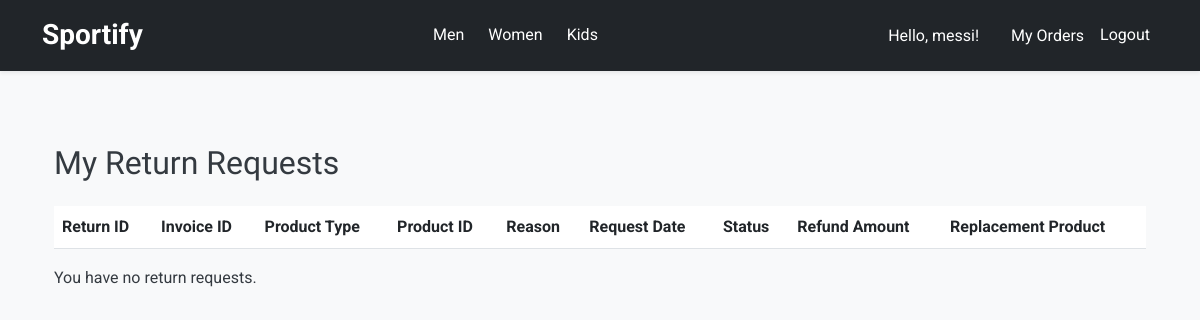
Before: /my_returns (signed in) with the older database file.
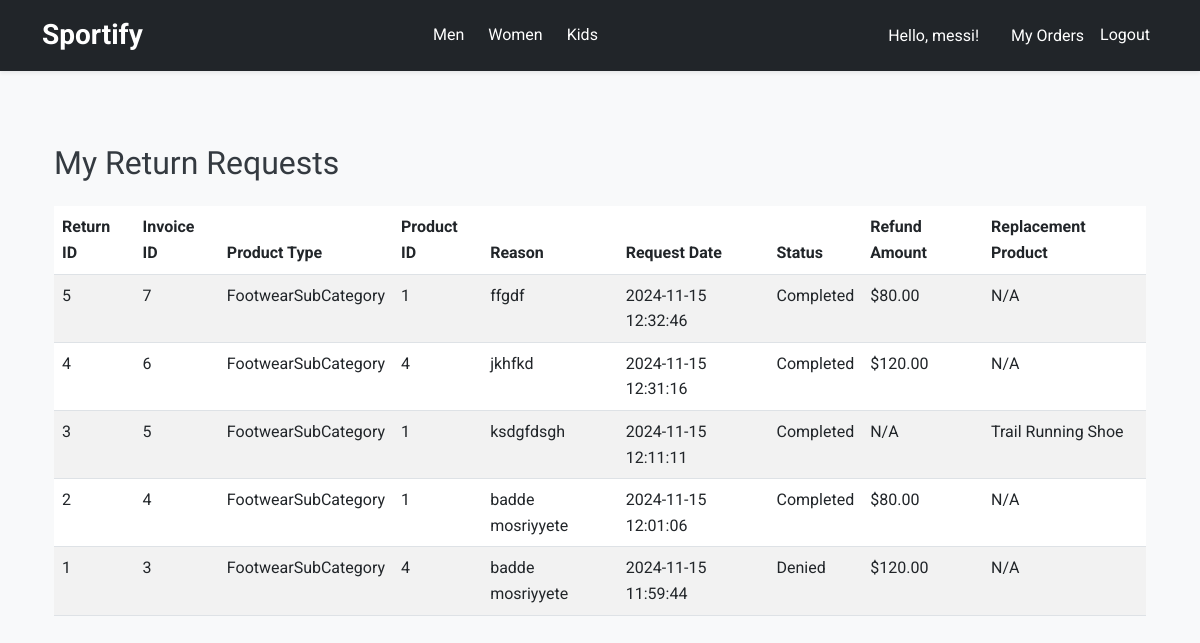
After: the same page with the newer database file.
### models.py (models this page shows, shortened)
class User(db.Model,UserMixin):
    __tablename__ = 'users'
    uid = db.Column(db.Integer, primary_key=True)
    username = db.Column(db.String, nullable=False)
    password = db.Column(db.String, nullable=False)
    role = db.Column(db.String)
    description = db.Column(db.String)

class ReturnRequest(db.Model):
    __tablename__ = 'return_requests'
    id = db.Column(db.Integer, primary_key=True)
    invoice_id = db.Column(db.Integer, db.ForeignKey('invoices.invoice_id'), nullable=False)
    user_id = db.Column(db.Integer, db.ForeignKey('users.uid'), nullable=False)
    product_id = db.Column(db.Integer, nullable=False)
    product_type = db.Column(db.String, nullable=False)
    reason = db.Column(db.String, nullable=False)
    request_date = db.Column(db.DateTime, nullable=False, default=datetime.utcnow)
    status = db.Column(db.String, nullable=False, default='Pending')  # Possible statuses: Pending, Approved, Denied, Completed
    refund_amount = db.Column(db.Float, nullable=True)
    replacement_product_id = db.Column(db.Integer, nullable=True)
    quantity = db.Column(db.Integer, nullable=False, default=1)  # **New Field**
    user = db.relationship('User', backref='return_requests')
    invoice = db.relationship('Invoice', backref='return_requests')
    def get_product(self):
        model_mapping = {
            'FootwearSubCategory': FootwearSubCategory,
            'ActivewearSubCategory': ActivewearSubCategory,
            'BottomsSubCategory': BottomsSubCategory,
            'OuterwearSubCategory': OuterwearSubCategory,
            'RecoverySubCategory': RecoverySubCategory,
            'AccessoriesSubCategory': AccessoriesSubCategory,
            'SwimwearSubCategory': SwimwearSubCategory,
            'CompressionSubCategory': CompressionSubCategory,
            'SpecialtySportswearSubCategory': SpecialtySportswearSubCategory,
            'ProtectiveGearSubCategory': ProtectiveGearSubCategory
        }
        model = model_mapping.get(self.product_type)
        if model:
            return model.query.get(self.product_id)
        return None

class FootwearSubCategory(db.Model):
    __tablename__ = 'footwear_subcategories'
    id = db.Column(db.Integer, primary_key=True)
    footwear_id = db.Column(db.Integer, db.ForeignKey('footwear.id'), nullable=False)
    type = db.Column(db.String, nullable=False)
    price = db.Column(db.Float, nullable=False)
    size = db.Column(db.String, nullable=False)
    quantity = db.Column(db.Integer, nullable=False, default=0)
    for_gender = db.Column(db.String, nullable=False)
    image = db.Column(db.String, nullable=True)

### routes.py (the view)
    @app.route("/my_returns", methods=["GET"])
    @login_required
    def my_returns():
        return_requests = ReturnRequest.query.filter_by(user_id=current_user.uid).order_by(ReturnRequest.request_date.desc()).all()
        return render_template("my_returns.html", return_requests=return_requests)

### app.py (called while the page is built)
def create_app():
    app = Flask(__name__, template_folder='templates')
    app.config['SQLALCHEMY_DATABASE_URI'] = 'sqlite:///C:/Users/jad/Desktop/503m-project/front-end-503m/dbapplication/testdb.db'
    app.secret_key = 'Some Key'
    app.config['SECRET_KEY'] = 'tQa$L5Cu6^*yu"V'
    app.secret_key = app.config['SECRET_KEY']
    db.init_app(app)
    CORS(app, supports_credentials=True)
    login_manager = LoginManager()
    login_manager.init_app(app)
    secret_key = app.secret_key
    bcrypt = Bcrypt(app)
    from models import User
    @login_manager.user_loader
    def load_user(uid):
        return User.query.get(uid)
    bcrypt = Bcrypt(app)
    from routes import register_routes
    register_routes(app, db, bcrypt)
    migrate = Migrate(app, db)
    return app

### templates/my_returns.html (shortened to what this page needs)
{% extends "base.html" %} {% block title %}My Returns - Sportify{% endblock %}
{% block content %}
<section class="my-returns py-5">
  <div class="container">
    <h2 class="mb-4">My Return Requests</h2>
    <table class="table table-striped">
      <thead>
        <tr>
          <th>Return ID</th>
          <th>Invoice ID</th>
          <th>Product Type</th>
          <th>Product ID</th>
          <th>Reason</th>
          <th>Request Date</th>
          <th>Status</th>
          <th>Refund Amount</th>
          <th>Replacement Product</th>
        </tr>
      </thead>
      <tbody>
        {% for return_req in return_requests %}
        <tr>
          <td>{{ return_req.id }}</td>
          <td>{{ return_req.invoice_id }}</td>
          <td>{{ return_req.product_type }}</td>
          <td>{{ return_req.product_id }}</td>
          <td>{{ return_req.reason }}</td>
          <td>{{ return_req.request_date.strftime('%Y-%m-%d %H:%M:%S') }}</td>
          <td>{{ return_req.status }}</td>
          <td>
            {% if return_req.refund_amount %} ${{
            "{:.2f}".format(return_req.refund_amount) }} {% else %} N/A {% endif
            %}
          </td>
          <td>
            {% if return_req.replacement_product_id %} {% set
            replacement_product = return_req.get_product() %} {% if
            replacement_product %} {{ replacement_product.type }} {% else %} N/A
            {% endif %} {% else %} N/A {% endif %}
          </td>
        </tr>
        {% endfor %}
      </tbody>
    </table>
    {% if not return_requests %}
    <p>You have no return requests.</p>
    {% endif %}
  </div>
</section>
{% endblock %}

### templates/base.html (shortened to what this page needs)
<!DOCTYPE html>
<html lang="en">
  <head>
    <link
      href="https://cdn.jsdelivr.net/npm/bootstrap@5.3.0/dist/css/bootstrap.min.css"
      rel="stylesheet"
    />
    <link
      rel="stylesheet"
      href="https://cdnjs.cloudflare.com/ajax/libs/font-awesome/6.4.0/css/all.min.css"
    />
    <link
      rel="stylesheet"
      href="{{ url_for('static', filename='css/styles.css') }}"
    />
  </head>
  <body>
    <nav
      class="navbar navbar-expand-lg navbar-dark bg-dark fixed-top shadow-sm"
    >
      <div class="container">
        <a class="navbar-brand fw-bold" href="{{ url_for('index') }}"
          >Sportify</a
        >
        <div class="collapse navbar-collapse" id="navbarNav">
          <ul class="navbar-nav mx-auto mb-2 mb-lg-0">
            <li class="nav-item">
              <a
                class="nav-link btn btn-outline-light btn-sm me-2"
                href="{{ url_for('men') }}"
                >Men</a
              >
            </li>
            <li class="nav-item">
              <a
                class="nav-link btn btn-outline-light btn-sm me-2"
                href="{{ url_for('women') }}"
                >Women</a
              >
            </li>
            <li class="nav-item">
              <a
                class="nav-link btn btn-outline-light btn-sm me-2"
                href="{{ url_for('kids') }}"
                >Kids</a
              >
            </li>
          </ul>
          <ul class="navbar-nav align-items-center">
            {% if current_user.is_authenticated %}
            <li class="nav-item me-3">
              <a class="nav-link" href="#"
                >Hello, {{ current_user.username }}!</a
              >
            </li>
            <li class="nav-item">
              <a class="nav-link" href="{{ url_for('view_orders') }}"
                >My Orders</a
              >
            </li>
            <li class="nav-item">
              <a
                class="nav-link btn btn-outline-light btn-sm"
                href="{{ url_for('logout') }}"
                >Logout</a
              >
            </li>
            {% endif %}
          </ul>
        </div>
      </div>
    </nav>
    <div class="container mt-5 pt-5">
      {% block content %}{% endblock %}
    </div>
  </body>
</html>

### static/css/styles.css (style rules this page uses)
body { font-family: 'Roboto', sans-serif; background-color: #f8f9fa; color: #343a40; line-height: 1.6; }
h1, h2, h3, h4, h5, h6 { font-family: 'Oswald', sans-serif; color: #343a40; }
.navbar { font-size: 1rem; }
.navbar-brand { font-size: 1.75rem; font-weight: 700; }
.nav-link { font-size: 1rem; color: #ffffff !important; }
.nav-link.btn { border-radius: 20px; padding: 0.5rem 1rem; }
.shadow-sm { box-shadow: 0 .125rem .25rem rgba(0,0,0,.075)!important; }

Changed rows visible on the page:
added ReturnRequest: id "5", invoice_id "7", product_type "FootwearSubCategory", product_id "1", reason "ffgdf", request_date "2024-11-15 12:32:46", status "Completed", refund_amount "80.00", shows "N/A"
added ReturnRequest: id "4", invoice_id "6", product_type "FootwearSubCategory", product_id "4", reason "jkhfkd", request_date "2024-11-15 12:31:16", status "Completed", refund_amount "120.00", shows "N/A"
added ReturnRequest: id "3", invoice_id "5", product_type "FootwearSubCategory", product_id "1", reason "ksdgfdsgh", request_date "2024-11-15 12:11:11", status "Completed", shows "N/A"
now on this page (row edited): FootwearSubCategory: type "Trail Running Shoe"
added ReturnRequest: id "2", invoice_id "4", product_type "FootwearSubCategory", product_id "1", reason "badde mosriyyete", request_date "2024-11-15 12:01:06", status "Completed", refund_amount "80.00", shows "N/A"
added ReturnRequest: id "1", invoice_id "3", product_type "FootwearSubCategory", product_id "4", reason "badde mosriyyete", request_date "2024-11-15 11:59:44", status "Denied", refund_amount "120.00", shows "N/A"
Other visible differences:
text no longer shown: "You have no return requests."
